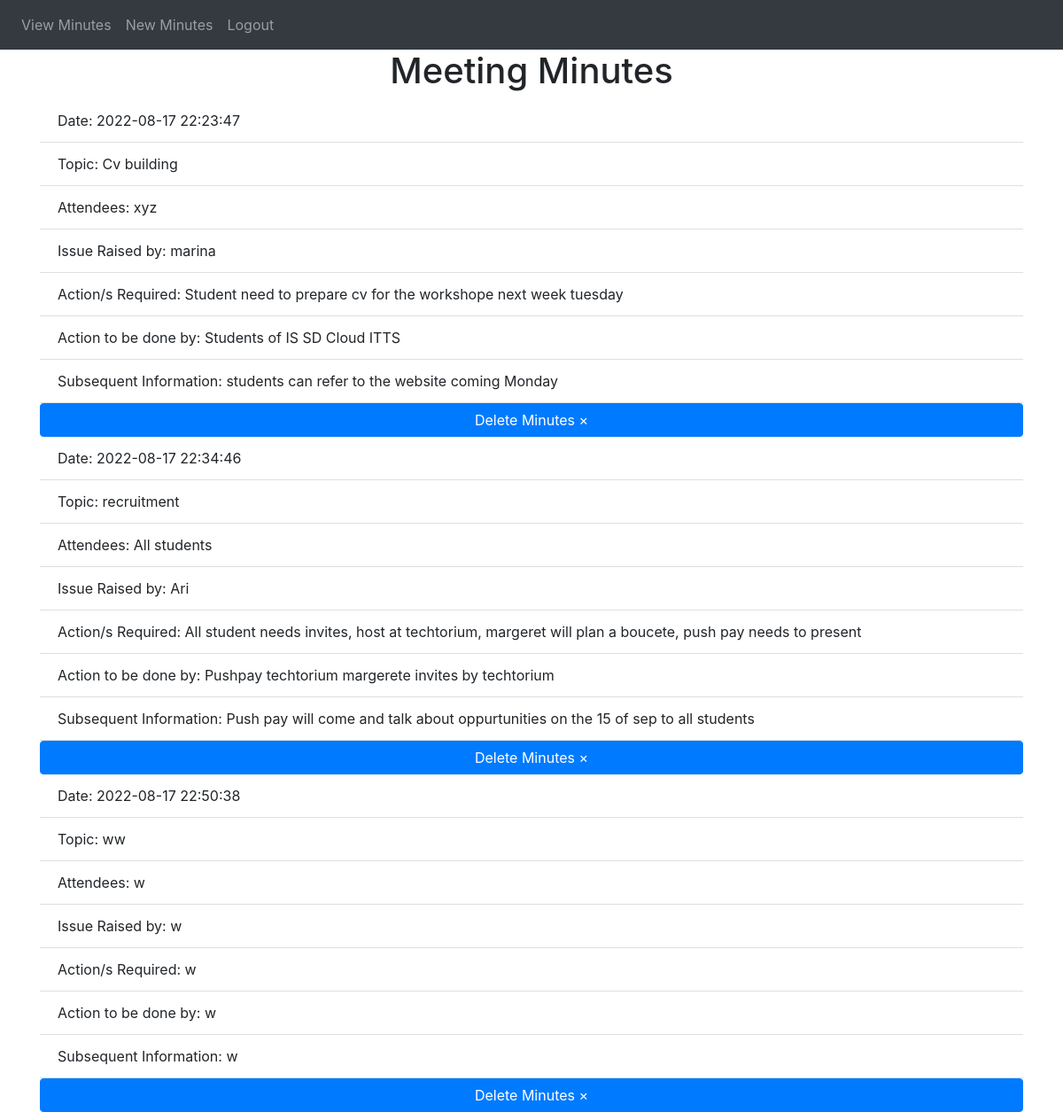
The app's page / (signed in) with its own data.
### website/models.py (models this page shows)
class Note(db.Model):
    id = db.Column(db.Integer, primary_key=True)
    date = db.Column(db.DateTime(timezone=True), default=func.now())
    topic = db.Column(db.String(100))
    attendees = db.Column(db.String(1000))
    issue = db.Column(db.String(1000))
    action = db.Column(db.String(1000))
    actionby = db.Column(db.String(100))
    information = db.Column(db.String(10000))
    user_id = db.Column(db.Integer, db.ForeignKey('user.id'))

### website/views.py (the view, shortened to what this page needs)
@views.route('/', methods=['GET', 'POST'])
@login_required
def home():
    return render_template("home.html", user=current_user)

### website/__init__.py (called while the page is built)
def create_app():
    app = Flask(__name__)
    app.config['SECRET_KEY'] = 'hjshjhdjah kjshkjdhjs'
    app.config['SQLALCHEMY_DATABASE_URI'] = f'sqlite:///{DB_NAME}'
    db.init_app(app)
    from .views import views
    from .auth import auth
    app.register_blueprint(views, url_prefix='/')
    app.register_blueprint(auth, url_prefix='/')
    from .models import User, Note
    create_database(app)
    login_manager = LoginManager()
    login_manager.login_view = 'auth.login'
    login_manager.init_app(app)
    @login_manager.user_loader
    def load_user(id):
        return User.query.get(int(id))
    return app

### website/templates/home.html
{% extends "base.html" %} {% block title %}Home{% endblock %} {% block content
  %}
  <h1 align="center">Meeting Minutes</h1>
  {% for note in user.notes%}
  <ul class="list-group list-group-flush" id="notes">
    <li class="list-group-item">Date: {{ note.date}}
    </li>
    <li class="list-group-item">Topic: {{ note.topic}}
    </li>
    <li class="list-group-item">Attendees: {{ note.attendees}}
    </li>
    <li class="list-group-item">Issue Raised by: {{ note.issue}}
    </li>
    <li class="list-group-item">Action/s Required: {{ note.action}}
    </li>
    <li class="list-group-item">Action to be done by: {{ note.actionby}}
    </li>
    <li class="list-group-item">Subsequent Information: {{ note.information}}
    </li>
    <button type="button" class="btn btn-primary" onClick="deleteNote({{ note.id }})">Delete Minutes
      <span aria-hidden="true">&times;</span>
    </button>
    {% endfor %}
  </ul>
  {% endblock %}

### website/templates/base.html (shortened to what this page needs)
<!DOCTYPE html>
<html>
  <head>
    <link
      rel="stylesheet"
      href="https://stackpath.bootstrapcdn.com/bootstrap/4.4.1/css/bootstrap.min.css"
    />
    <link
      rel="stylesheet"
      href="https://stackpath.bootstrapcdn.com/font-awesome/4.7.0/css/font-awesome.min.css"
    />
  </head>
  <body>
    <nav class="navbar navbar-expand-lg navbar-dark bg-dark">
      <div class="collapse navbar-collapse" id="navbar">
        <div class="navbar-nav">
          {% if user.is_authenticated %}
          <a class="nav-item nav-link" id="home" href="/">View Minutes</a>
          <a class="nav-item nav-link" id="minutes" href="/minutes">New Minutes</a>
          <a class="nav-item nav-link" id="logout" href="/logout">Logout</a>
          {% else %}
          <a class="nav-item nav-link" id="login" href="/login">Login</a>
          <a class="nav-item nav-link" id="signUp" href="/sign-up">Sign Up</a>
          {% endif %}
        </div>
      </div>
    </nav>
    <div class="container">{% block content %} {% endblock %}</div>
  </body>
</html>

### records on screen
Note: date "2022-08-17 22:23:47", topic "Cv building", attendees "xyz", issue "marina", action "Student need to prepare cv for the workshope next week tuesday", actionby "Students of IS SD Cloud ITTS", information "students can refer to the website coming Monday"
Note: date "2022-08-17 22:34:46", topic "recruitment", attendees "All students", issue "Ari", action "All student needs invites, host at techtorium, margeret will plan a boucete, push pay needs to present", actionby "Pushpay techtorium margerete invites by techtorium", information "Push pay will come and talk about oppurtunities on the 15 of sep to all students"
Note: date "2022-08-17 22:50:38", topic "ww", attendees "w", issue "w", action "w", actionby "w", information "w"
